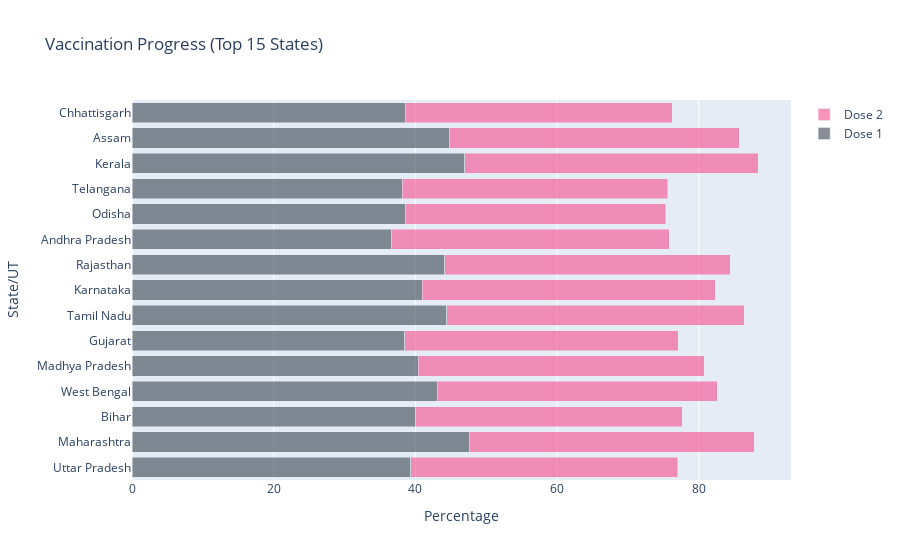

Notebook source saved alongside this figure:
### Markdown cell above
This bar chart visually compares the death ratios of the top 10 Indian states and union territories most affected by COVID-19 mortality. By focusing on the proportion of deaths rather than absolute numbers, the chart highlights regions where the disease has been particularly severe or where healthcare challenges may have contributed to higher mortality. Such insights can prompt further investigation into local healthcare systems, public health responses, and demographic factors influencing outcomes. This information is valuable for identifying areas that may benefit from targeted interventions, improved medical resources, or policy changes to reduce future risks.

### Code cell
# Vaccination Progress
fig4 = create_vaccination_progress(statewise_vaccine)
fig4.show()

### Figure 1 — Plotly figure (JSON) as saved in the notebook; plotly's stock layout.template omitted (floating-point values rounded to 4 significant figures)
{"data": [{"marker": {"color": "rgba(58, 71, 80, 0.6)"}, "name": "Dose 1", "orientation": "h", "type": "bar", "x": [39.31, 47.57, 40.03, 43.12, 40.42, 38.5, 44.44, 40.95, 44.17, 36.6, 38.57, 38.15, 46.98, 44.8, 38.56], "y": ["Uttar Pradesh", "Maharashtra", "Bihar", "West Bengal", "Madhya Pradesh", "Gujarat", "Tamil Nadu", "Karnataka", "Rajasthan", "Andhra Pradesh", "Odisha", "Telangana", "Kerala", "Assam", "Chhattisgarh"]}, {"marker": {"color": "rgba(246, 78, 139, 0.6)"}, "name": "Dose 2", "orientation": "h", "type": "bar", "x": [37.72, 40.26, 37.61, 39.47, 40.36, 38.6, 41.97, 41.35, 40.26, 39.22, 36.74, 37.46, 41.39, 40.88, 37.7], "y": ["Uttar Pradesh", "Maharashtra", "Bihar", "West Bengal", "Madhya Pradesh", "Gujarat", "Tamil Nadu", "Karnataka", "Rajasthan", "Andhra Pradesh", "Odisha", "Telangana", "Kerala", "Assam", "Chhattisgarh"]}], "layout": {"barmode": "stack", "title": {"text": "Vaccination Progress (Top 15 States)"}, "xaxis": {"title": {"text": "Percentage"}}, "yaxis": {"title": {"text": "State/UT"}}}}
